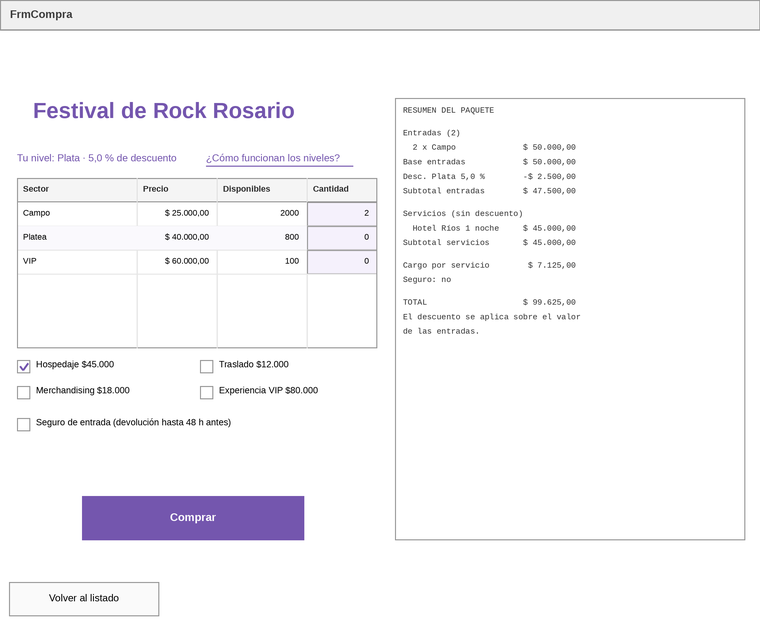

Generate this figure with Python:
# (c) Prototipo de FrmCompraCliente, a escala desde Visual/Cliente/FrmCompraCliente.Designer.cs
from PIL import Image, ImageDraw, ImageFont
FR="/usr/share/fonts/truetype/liberation/LiberationSans-Regular.ttf"
FB="/usr/share/fonts/truetype/liberation/LiberationSans-Bold.ttf"
FM="/usr/share/fonts/truetype/liberation2/LiberationMono-Regular.ttf"
K=3                                   # escala de dibujo
W,H=760,595                           # ClientSize real del formulario
LILA=(116,86,174); GRIS=(164,165,169); BORDE=(150,150,150)
im=Image.new("RGB",(W*K,(H+30)*K),"white"); d=ImageDraw.Draw(im)
f=lambda p,s: ImageFont.truetype(p,int(s*K))

def caja(x,y,w,h,relleno="white",borde=BORDE,grosor=1):
    d.rectangle([x*K,y*K,(x+w)*K,(y+h)*K],fill=relleno,outline=borde,width=grosor*K)
def txt(x,y,s,fuente,color=(0,0,0)):
    d.text((x*K,y*K),s,font=fuente,fill=color)

# ---- barra de titulo (no es parte del ClientSize; se dibuja para dar contexto)
caja(0,0,W,30,(240,240,240))
txt(10,8,"FrmCompra",f(FB,11),(60,60,60))
d.line([0,30*K,W*K,30*K],fill=BORDE,width=1*K)
OY=30                                 # desplazamiento del area cliente

# ---- encabezado
txt(33,68+OY,"Festival de Rock Rosario",f(FB,22),LILA)
txt(17,122+OY,"Tu nivel: Plata · 5,0 % de descuento",f(FR,10),LILA)
txt(206,122+OY,"¿Cómo funcionan los niveles?",f(FR,10),LILA)
d.line([206*K,(136+OY)*K,353*K,(136+OY)*K],fill=LILA,width=1*K)   # subrayado del enlace

# ---- grilla de sectores (dgvSectores)
caja(17,148+OY,360,170)
cols=[("Sector",0,120),("Precio",120,80),("Disponibles",200,90),("Cantidad",290,70)]
caja(17,148+OY,360,24,(245,245,245))
for nom,dx,an in cols:
    txt(17+dx+6,154+OY,nom,f(FB,8.5),(40,40,40))
    if dx: d.line([(17+dx)*K,(148+OY)*K,(17+dx)*K,(318+OY)*K],fill=(225,225,225),width=1*K)
filas=[("Campo","$ 25.000,00","2000","2"),("Platea","$ 40.000,00","800","0"),
       ("VIP","$ 60.000,00","100","0")]
y=172+OY
for i,(s,p,disp,cant) in enumerate(filas):
    if i%2: caja(18,y,358,24,(250,249,253),None)
    txt(23,y+6,s,f(FR,8.5))
    for val,dx,an in ((p,120,80),(disp,200,90)):
        tw=d.textlength(val,font=f(FR,8.5))/K
        txt(17+dx+an-8-tw,y+6,val,f(FR,8.5))
    caja(17+290,y,70,24,(245,241,252))        # columna editable
    tw=d.textlength(cant,font=f(FR,8.5))/K
    txt(17+290+70-8-tw,y+6,cant,f(FR,8.5))
    d.line([18*K,(y+24)*K,376*K,(y+24)*K],fill=(230,230,230),width=1*K)
    y+=24

# ---- servicios y seguro
for x,yy,t in ((17,326,"Hospedaje $45.000"),(200,326,"Traslado $12.000"),
               (17,352,"Merchandising $18.000"),(200,352,"Experiencia VIP $80.000")):
    caja(x,yy+OY+4,13,13)
    if t.startswith("Hospedaje"):
        d.line([(x+3)*K,(yy+OY+10)*K,(x+6)*K,(yy+OY+14)*K],fill=LILA,width=2*K)
        d.line([(x+6)*K,(yy+OY+14)*K,(x+11)*K,(yy+OY+7)*K],fill=LILA,width=2*K)
    txt(x+19,yy+OY+3,t,f(FR,9))
caja(17,384+OY+4,13,13)
txt(36,384+OY+3,"Seguro de entrada (devolución hasta 48 h antes)",f(FR,9))

# ---- botones
caja(82,466+OY,222,44,LILA,LILA)
tw=d.textlength("Comprar",font=f(FB,11))/K
txt(82+111-tw/2,466+OY+15,"Comprar",f(FB,11),(255,255,255))
caja(9,552+OY,150,34,(250,250,250))
tw=d.textlength("Volver al listado",font=f(FR,10))/K
txt(9+75-tw/2,552+OY+10,"Volver al listado",f(FR,10))

# ---- panel de resumen
caja(395,68+OY,350,442,(255,255,255))
resumen=["RESUMEN DEL PAQUETE","",
 "Entradas (2)","  2 x Campo              $ 50.000,00",
 "Base entradas            $ 50.000,00","Desc. Plata 5,0 %        -$ 2.500,00",
 "Subtotal entradas        $ 47.500,00","",
 "Servicios (sin descuento)","  Hotel Ríos 1 noche     $ 45.000,00",
 "Subtotal servicios       $ 45.000,00","",
 "Cargo por servicio        $ 7.125,00","Seguro: no","",
 "TOTAL                    $ 99.625,00",
 "El descuento se aplica sobre el valor","de las entradas."]
yy=76+OY
for ln in resumen:
    neg = ln.startswith("TOTAL") or ln.startswith("RESUMEN")
    txt(403,yy,ln,f(FM,8) if not neg else ImageFont.truetype(FM,int(8*K)),(50,50,50))
    yy+=14.55 if ln else 8

im.resize((W,H+30),Image.LANCZOS).save("d_form.png")
print("ok",W,H+30)
